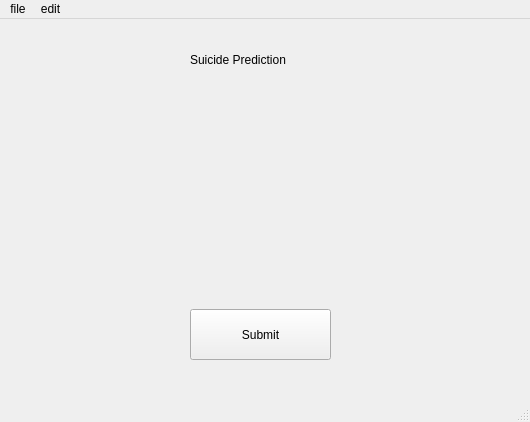
<?xml version="1.0" encoding="UTF-8"?>
<ui version="4.0">
 <class>MainWindow</class>
 <widget class="QMainWindow" name="MainWindow">
  <property name="geometry">
   <rect>
    <x>0</x>
    <y>0</y>
    <width>530</width>
    <height>422</height>
   </rect>
  </property>
  <property name="windowTitle">
   <string>MainWindow</string>
  </property>
  <widget class="QWidget" name="centralwidget">
   <widget class="QPushButton" name="submit_button1">
    <property name="geometry">
     <rect>
      <x>190</x>
      <y>290</y>
      <width>141</width>
      <height>51</height>
     </rect>
    </property>
    <property name="text">
     <string>Submit</string>
    </property>
   </widget>
   <widget class="QLabel" name="label1">
    <property name="geometry">
     <rect>
      <x>190</x>
      <y>20</y>
      <width>101</width>
      <height>41</height>
     </rect>
    </property>
    <property name="text">
     <string>Suicide Prediction</string>
    </property>
   </widget>
  </widget>
  <widget class="QMenuBar" name="menubar">
   <property name="geometry">
    <rect>
     <x>0</x>
     <y>0</y>
     <width>530</width>
     <height>21</height>
    </rect>
   </property>
   <widget class="QMenu" name="menufile">
    <property name="title">
     <string>file</string>
    </property>
    <addaction name="actionnew"/>
    <addaction name="actionsave"/>
   </widget>
   <widget class="QMenu" name="menuedit">
    <property name="title">
     <string>edit</string>
    </property>
    <addaction name="actioncopy"/>
    <addaction name="actionpaste"/>
   </widget>
   <addaction name="menufile"/>
   <addaction name="menuedit"/>
  </widget>
  <widget class="QStatusBar" name="statusbar"/>
  <action name="actionnew">
   <property name="text">
    <string>new</string>
   </property>
  </action>
  <action name="actioncopy">
   <property name="text">
    <string>copy</string>
   </property>
  </action>
  <action name="actionpaste">
   <property name="text">
    <string>paste</string>
   </property>
  </action>
  <action name="actionsave">
   <property name="text">
    <string>save</string>
   </property>
  </action>
 </widget>
 <resources/>
 <connections/>
</ui>
